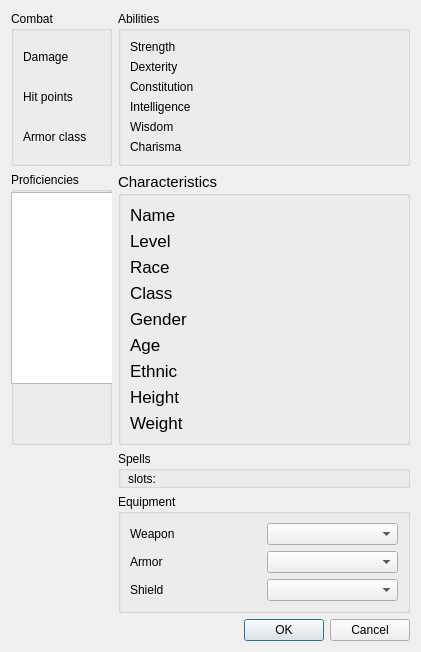
<?xml version="1.0" encoding="UTF-8"?>
<ui version="4.0">
 <class>character_Dialog</class>
 <widget class="QDialog" name="character_Dialog">
  <property name="geometry">
   <rect>
    <x>0</x>
    <y>0</y>
    <width>421</width>
    <height>652</height>
   </rect>
  </property>
  <property name="windowTitle">
   <string>Dialog</string>
  </property>
  <layout class="QGridLayout" name="gridLayout_7">
   <item row="7" column="1">
    <widget class="QDialogButtonBox" name="buttonBox">
     <property name="standardButtons">
      <set>QDialogButtonBox::Cancel|QDialogButtonBox::Ok</set>
     </property>
    </widget>
   </item>
   <item row="3" column="0">
    <widget class="QGroupBox" name="combat_GroupBox">
     <property name="title">
      <string>Combat</string>
     </property>
     <layout class="QGridLayout" name="gridLayout_3">
      <property name="sizeConstraint">
       <enum>QLayout::SetMinAndMaxSize</enum>
      </property>
      <item row="2" column="1">
       <widget class="QLabel" name="ac_label">
        <property name="text">
         <string/>
        </property>
       </widget>
      </item>
      <item row="2" column="0">
       <widget class="QLabel" name="label_7">
        <property name="text">
         <string>Armor class</string>
        </property>
       </widget>
      </item>
      <item row="1" column="1">
       <widget class="QLabel" name="hp_label">
        <property name="text">
         <string/>
        </property>
       </widget>
      </item>
      <item row="1" column="0">
       <widget class="QLabel" name="label_11">
        <property name="text">
         <string>Hit points</string>
        </property>
       </widget>
      </item>
      <item row="0" column="0">
       <widget class="QLabel" name="label_12">
        <property name="text">
         <string>Damage</string>
        </property>
       </widget>
      </item>
      <item row="0" column="1">
       <widget class="QLabel" name="damage_label">
        <property name="text">
         <string/>
        </property>
       </widget>
      </item>
     </layout>
    </widget>
   </item>
   <item row="4" column="0">
    <widget class="QGroupBox" name="groupBox">
     <property name="title">
      <string>Proficiencies</string>
     </property>
     <widget class="QListWidget" name="proficienciesView">
      <property name="geometry">
       <rect>
        <x>0</x>
        <y>20</y>
        <width>256</width>
        <height>192</height>
       </rect>
      </property>
     </widget>
    </widget>
   </item>
   <item row="6" column="1">
    <widget class="QGroupBox" name="equipment_groupBox">
     <property name="title">
      <string>Equipment</string>
     </property>
     <layout class="QGridLayout" name="gridLayout_6">
      <property name="sizeConstraint">
       <enum>QLayout::SetMinAndMaxSize</enum>
      </property>
      <item row="2" column="0">
       <widget class="QLabel" name="label_21">
        <property name="text">
         <string>Armor</string>
        </property>
       </widget>
      </item>
      <item row="1" column="1">
       <widget class="QComboBox" name="weapon_cbx"/>
      </item>
      <item row="1" column="0">
       <widget class="QLabel" name="label_20">
        <property name="text">
         <string>Weapon</string>
        </property>
       </widget>
      </item>
      <item row="2" column="1">
       <widget class="QComboBox" name="armor_cbx"/>
      </item>
      <item row="3" column="0">
       <widget class="QLabel" name="label_22">
        <property name="text">
         <string>Shield</string>
        </property>
       </widget>
      </item>
      <item row="3" column="1">
       <widget class="QComboBox" name="shield_cbx"/>
      </item>
     </layout>
    </widget>
   </item>
   <item row="3" column="1">
    <widget class="QGroupBox" name="abilities_GroupBox">
     <property name="title">
      <string>Abilities</string>
     </property>
     <layout class="QGridLayout" name="gridLayout_2">
      <property name="sizeConstraint">
       <enum>QLayout::SetMinAndMaxSize</enum>
      </property>
      <item row="4" column="1">
       <widget class="QLabel" name="wis_label">
        <property name="text">
         <string/>
        </property>
       </widget>
      </item>
      <item row="3" column="0">
       <widget class="QLabel" name="label_4">
        <property name="text">
         <string>Intelligence</string>
        </property>
       </widget>
      </item>
      <item row="2" column="1">
       <widget class="QLabel" name="con_label">
        <property name="text">
         <string/>
        </property>
       </widget>
      </item>
      <item row="4" column="0">
       <widget class="QLabel" name="label_5">
        <property name="text">
         <string>Wisdom</string>
        </property>
       </widget>
      </item>
      <item row="0" column="1">
       <widget class="QLabel" name="str_label">
        <property name="text">
         <string/>
        </property>
       </widget>
      </item>
      <item row="5" column="0">
       <widget class="QLabel" name="label_6">
        <property name="text">
         <string>Charisma</string>
        </property>
       </widget>
      </item>
      <item row="2" column="0">
       <widget class="QLabel" name="label_3">
        <property name="text">
         <string>Constitution</string>
        </property>
       </widget>
      </item>
      <item row="5" column="1">
       <widget class="QLabel" name="cha_label">
        <property name="text">
         <string/>
        </property>
       </widget>
      </item>
      <item row="1" column="1">
       <widget class="QLabel" name="dex_label">
        <property name="text">
         <string/>
        </property>
       </widget>
      </item>
      <item row="3" column="1">
       <widget class="QLabel" name="int_label">
        <property name="text">
         <string/>
        </property>
       </widget>
      </item>
      <item row="0" column="0">
       <widget class="QLabel" name="label">
        <property name="text">
         <string>Strength</string>
        </property>
       </widget>
      </item>
      <item row="1" column="0">
       <widget class="QLabel" name="label_2">
        <property name="text">
         <string>Dexterity</string>
        </property>
       </widget>
      </item>
     </layout>
    </widget>
   </item>
   <item row="4" column="1">
    <widget class="QGroupBox" name="char_GroupBox">
     <property name="font">
      <font>
       <pointsize>11</pointsize>
      </font>
     </property>
     <property name="title">
      <string>Characteristics</string>
     </property>
     <layout class="QGridLayout" name="gridLayout">
      <property name="sizeConstraint">
       <enum>QLayout::SetMinAndMaxSize</enum>
      </property>
      <item row="9" column="0">
       <widget class="QLabel" name="label_18">
        <property name="font">
         <font>
          <pointsize>13</pointsize>
          <weight>50</weight>
          <bold>false</bold>
          <underline>false</underline>
         </font>
        </property>
        <property name="text">
         <string>Weight</string>
        </property>
       </widget>
      </item>
      <item row="0" column="0">
       <widget class="QLabel" name="label_17">
        <property name="font">
         <font>
          <pointsize>13</pointsize>
          <weight>50</weight>
          <bold>false</bold>
          <underline>false</underline>
          <kerning>true</kerning>
         </font>
        </property>
        <property name="text">
         <string>Name</string>
        </property>
       </widget>
      </item>
      <item row="3" column="0">
       <widget class="QLabel" name="label_8">
        <property name="font">
         <font>
          <pointsize>13</pointsize>
          <weight>50</weight>
          <bold>false</bold>
          <underline>false</underline>
          <kerning>true</kerning>
         </font>
        </property>
        <property name="text">
         <string>Race</string>
        </property>
       </widget>
      </item>
      <item row="3" column="1">
       <widget class="QLabel" name="race_label">
        <property name="font">
         <font>
          <pointsize>13</pointsize>
          <weight>50</weight>
          <bold>false</bold>
          <underline>false</underline>
          <kerning>true</kerning>
         </font>
        </property>
        <property name="text">
         <string/>
        </property>
       </widget>
      </item>
      <item row="8" column="1">
       <widget class="QLabel" name="height_label">
        <property name="text">
         <string/>
        </property>
       </widget>
      </item>
      <item row="8" column="0">
       <widget class="QLabel" name="label_19">
        <property name="font">
         <font>
          <pointsize>13</pointsize>
          <weight>50</weight>
          <bold>false</bold>
          <underline>false</underline>
         </font>
        </property>
        <property name="text">
         <string>Height</string>
        </property>
       </widget>
      </item>
      <item row="7" column="0">
       <widget class="QLabel" name="label_15">
        <property name="font">
         <font>
          <pointsize>13</pointsize>
          <weight>50</weight>
          <bold>false</bold>
          <underline>false</underline>
         </font>
        </property>
        <property name="text">
         <string>Ethnic</string>
        </property>
       </widget>
      </item>
      <item row="5" column="1">
       <widget class="QLabel" name="gender_label">
        <property name="font">
         <font>
          <pointsize>13</pointsize>
         </font>
        </property>
        <property name="text">
         <string/>
        </property>
       </widget>
      </item>
      <item row="0" column="1">
       <widget class="QLabel" name="name_label">
        <property name="text">
         <string/>
        </property>
       </widget>
      </item>
      <item row="1" column="0">
       <widget class="QLabel" name="label_23">
        <property name="font">
         <font>
          <pointsize>13</pointsize>
          <weight>50</weight>
          <bold>false</bold>
          <underline>false</underline>
          <kerning>true</kerning>
         </font>
        </property>
        <property name="text">
         <string>Level</string>
        </property>
       </widget>
      </item>
      <item row="4" column="1">
       <widget class="QLabel" name="class_label">
        <property name="font">
         <font>
          <pointsize>13</pointsize>
          <weight>50</weight>
          <bold>false</bold>
          <underline>false</underline>
          <kerning>true</kerning>
         </font>
        </property>
        <property name="text">
         <string/>
        </property>
       </widget>
      </item>
      <item row="7" column="1">
       <widget class="QLabel" name="ethnic_label">
        <property name="text">
         <string/>
        </property>
       </widget>
      </item>
      <item row="4" column="0">
       <widget class="QLabel" name="label_13">
        <property name="font">
         <font>
          <pointsize>13</pointsize>
          <weight>50</weight>
          <bold>false</bold>
          <underline>false</underline>
          <kerning>true</kerning>
         </font>
        </property>
        <property name="text">
         <string>Class</string>
        </property>
       </widget>
      </item>
      <item row="1" column="1">
       <widget class="QLabel" name="level_label">
        <property name="text">
         <string/>
        </property>
       </widget>
      </item>
      <item row="5" column="0">
       <widget class="QLabel" name="label_16">
        <property name="font">
         <font>
          <pointsize>13</pointsize>
          <weight>50</weight>
          <bold>false</bold>
          <underline>false</underline>
          <kerning>true</kerning>
         </font>
        </property>
        <property name="text">
         <string>Gender</string>
        </property>
       </widget>
      </item>
      <item row="9" column="1">
       <widget class="QLabel" name="weight_label">
        <property name="text">
         <string/>
        </property>
       </widget>
      </item>
      <item row="6" column="0">
       <widget class="QLabel" name="label_24">
        <property name="font">
         <font>
          <pointsize>13</pointsize>
          <weight>50</weight>
          <bold>false</bold>
          <underline>false</underline>
          <kerning>true</kerning>
         </font>
        </property>
        <property name="text">
         <string>Age</string>
        </property>
       </widget>
      </item>
      <item row="6" column="1">
       <widget class="QLabel" name="age_label">
        <property name="font">
         <font>
          <pointsize>13</pointsize>
         </font>
        </property>
        <property name="text">
         <string/>
        </property>
       </widget>
      </item>
     </layout>
    </widget>
   </item>
   <item row="5" column="1">
    <widget class="QGroupBox" name="spells_groupBox">
     <property name="sizePolicy">
      <sizepolicy hsizetype="Preferred" vsizetype="Minimum">
       <horstretch>0</horstretch>
       <verstretch>0</verstretch>
      </sizepolicy>
     </property>
     <property name="title">
      <string>Spells</string>
     </property>
     <widget class="QLabel" name="slots_label">
      <property name="geometry">
       <rect>
        <x>50</x>
        <y>20</y>
        <width>191</width>
        <height>21</height>
       </rect>
      </property>
      <property name="sizePolicy">
       <sizepolicy hsizetype="MinimumExpanding" vsizetype="Preferred">
        <horstretch>0</horstretch>
        <verstretch>0</verstretch>
       </sizepolicy>
      </property>
      <property name="font">
       <font>
        <weight>75</weight>
        <bold>true</bold>
       </font>
      </property>
      <property name="text">
       <string/>
      </property>
      <property name="alignment">
       <set>Qt::AlignCenter</set>
      </property>
     </widget>
     <widget class="QPushButton" name="spellBookButton">
      <property name="geometry">
       <rect>
        <x>70</x>
        <y>50</y>
        <width>113</width>
        <height>32</height>
       </rect>
      </property>
      <property name="text">
       <string>Spellbook</string>
      </property>
     </widget>
     <widget class="QLabel" name="label_9">
      <property name="geometry">
       <rect>
        <x>10</x>
        <y>20</y>
        <width>31</width>
        <height>16</height>
       </rect>
      </property>
      <property name="text">
       <string>slots:</string>
      </property>
     </widget>
    </widget>
   </item>
   <item row="5" column="0" rowspan="2">
    <widget class="QLabel" name="pictureLabel">
     <property name="text">
      <string/>
     </property>
     <property name="scaledContents">
      <bool>true</bool>
     </property>
    </widget>
   </item>
  </layout>
 </widget>
 <resources/>
 <connections/>
</ui>
